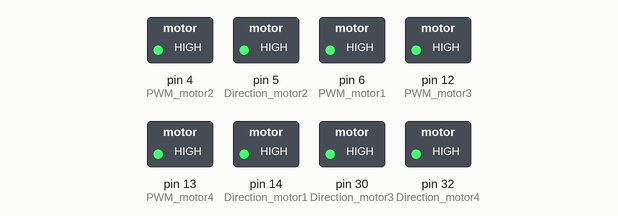
This sketch was run on a simulated Arduino Mega 2560, built with avr-gcc and run on an emulated ATmega2560. On the bench: switched loads named in the sketch (green lamp = pin HIGH).

Above: at 0.5 s.
At 1.5 s:
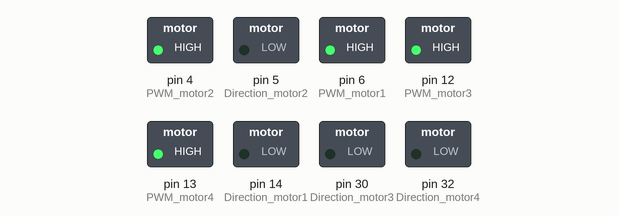
Timing chart, 0 to 3.0 s (numbered marks = the images above):
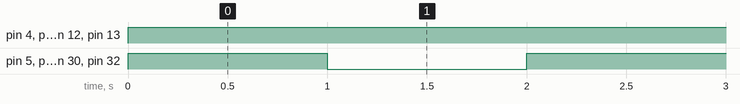

The sketch:

slavemotortest.ino
```cpp
#define PWM_motor1 6 //2
#define PWM_motor2 4
#define PWM_motor3 12
#define PWM_motor4 13

#define Direction_motor1 14 //3
#define Direction_motor2 5
#define Direction_motor3 30
#define Direction_motor4 32

void setup()
{
  pinMode(PWM_motor1,OUTPUT);
  pinMode(PWM_motor2,OUTPUT);
  pinMode(PWM_motor3,OUTPUT);
  pinMode(PWM_motor4,OUTPUT);

  pinMode(Direction_motor1,OUTPUT);
  pinMode(Direction_motor2,OUTPUT);
  pinMode(Direction_motor3,OUTPUT);
  pinMode(Direction_motor4,OUTPUT);
}

void loop()
{
  digitalWrite(Direction_motor1,HIGH);
  digitalWrite(Direction_motor2,HIGH);
  digitalWrite(Direction_motor3,HIGH);
  digitalWrite(Direction_motor4,HIGH);

  analogWrite(PWM_motor1,255);
  analogWrite(PWM_motor2,255);
  analogWrite(PWM_motor3,255);
  analogWrite(PWM_motor4,255);

  delay(1000);

  digitalWrite(Direction_motor1,LOW);
  digitalWrite(Direction_motor2,LOW);
  digitalWrite(Direction_motor3,LOW);
  digitalWrite(Direction_motor4,LOW);

  analogWrite(PWM_motor1,255);
  analogWrite(PWM_motor2,255);
  analogWrite(PWM_motor3,255);
  analogWrite(PWM_motor4,255);

  delay(1000);
}
```

Measured:
- by itself, pin 4 (PWM_motor2), pin 6 (PWM_motor1), pin 12 (PWM_motor3), pin 13 (PWM_motor4): LOW → HIGH at 0.00 s
- by itself, pin 5 (Direction_motor2), pin 14 (Direction_motor1), pin 30 (Direction_motor3), pin 32 (Direction_motor4): alternates HIGH for 1.0 s and LOW for 1.0 s
